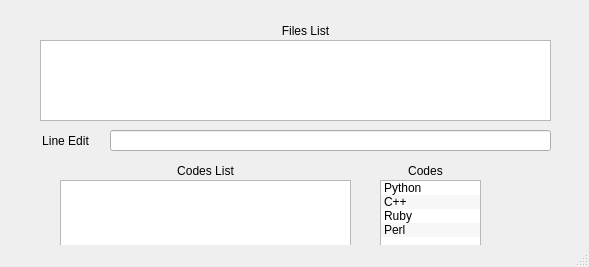
<?xml version="1.0" encoding="UTF-8"?>
<ui version="4.0">
 <class>MainWindow</class>
 <widget class="QMainWindow" name="MainWindow">
  <property name="geometry">
   <rect>
    <x>0</x>
    <y>0</y>
    <width>589</width>
    <height>267</height>
   </rect>
  </property>
  <property name="windowTitle">
   <string>Drag &amp; Drop List Widget</string>
  </property>
  <widget class="QWidget" name="centralwidget">
   <widget class="DropList" name="files_listWidget">
    <property name="geometry">
     <rect>
      <x>40</x>
      <y>40</y>
      <width>511</width>
      <height>81</height>
     </rect>
    </property>
    <property name="dragDropMode">
     <enum>QAbstractItemView::DragDrop</enum>
    </property>
    <property name="alternatingRowColors">
     <bool>true</bool>
    </property>
   </widget>
   <widget class="QLabel" name="label_1">
    <property name="geometry">
     <rect>
      <x>260</x>
      <y>20</y>
      <width>91</width>
      <height>21</height>
     </rect>
    </property>
    <property name="text">
     <string>Files List</string>
    </property>
    <property name="alignment">
     <set>Qt::AlignCenter</set>
    </property>
   </widget>
   <widget class="QLabel" name="label_2">
    <property name="geometry">
     <rect>
      <x>160</x>
      <y>160</y>
      <width>91</width>
      <height>21</height>
     </rect>
    </property>
    <property name="text">
     <string>Codes List</string>
    </property>
    <property name="alignment">
     <set>Qt::AlignCenter</set>
    </property>
   </widget>
   <widget class="QListWidget" name="codes_listWidget">
    <property name="geometry">
     <rect>
      <x>60</x>
      <y>180</y>
      <width>291</width>
      <height>81</height>
     </rect>
    </property>
    <property name="dragDropMode">
     <enum>QAbstractItemView::DragDrop</enum>
    </property>
    <property name="alternatingRowColors">
     <bool>true</bool>
    </property>
   </widget>
   <widget class="QListWidget" name="availCodes_listWidget">
    <property name="geometry">
     <rect>
      <x>380</x>
      <y>180</y>
      <width>101</width>
      <height>81</height>
     </rect>
    </property>
    <property name="dragEnabled">
     <bool>true</bool>
    </property>
    <property name="dragDropMode">
     <enum>QAbstractItemView::DragOnly</enum>
    </property>
    <property name="alternatingRowColors">
     <bool>true</bool>
    </property>
    <item>
     <property name="text">
      <string>Python</string>
     </property>
    </item>
    <item>
     <property name="text">
      <string>C++</string>
     </property>
    </item>
    <item>
     <property name="text">
      <string>Ruby</string>
     </property>
    </item>
    <item>
     <property name="text">
      <string>Perl</string>
     </property>
    </item>
   </widget>
   <widget class="QLabel" name="label_3">
    <property name="geometry">
     <rect>
      <x>380</x>
      <y>160</y>
      <width>91</width>
      <height>21</height>
     </rect>
    </property>
    <property name="text">
     <string>Codes</string>
    </property>
    <property name="alignment">
     <set>Qt::AlignCenter</set>
    </property>
   </widget>
   <widget class="DropLineEdit" name="lineEdit">
    <property name="geometry">
     <rect>
      <x>110</x>
      <y>130</y>
      <width>441</width>
      <height>21</height>
     </rect>
    </property>
   </widget>
   <widget class="QLabel" name="label_4">
    <property name="geometry">
     <rect>
      <x>20</x>
      <y>130</y>
      <width>91</width>
      <height>21</height>
     </rect>
    </property>
    <property name="text">
     <string>Line Edit</string>
    </property>
    <property name="alignment">
     <set>Qt::AlignCenter</set>
    </property>
   </widget>
  </widget>
  <widget class="QMenuBar" name="menubar">
   <property name="geometry">
    <rect>
     <x>0</x>
     <y>0</y>
     <width>589</width>
     <height>22</height>
    </rect>
   </property>
  </widget>
  <widget class="QStatusBar" name="statusbar"/>
 </widget>
 <customwidgets>
  <customwidget>
   <class>DropList</class>
   <extends>QListWidget</extends>
   <header>dropwidgets.h</header>
  </customwidget>
  <customwidget>
   <class>DropLineEdit</class>
   <extends>QLineEdit</extends>
   <header>dropwidgets.h</header>
  </customwidget>
 </customwidgets>
 <resources/>
 <connections/>
</ui>
